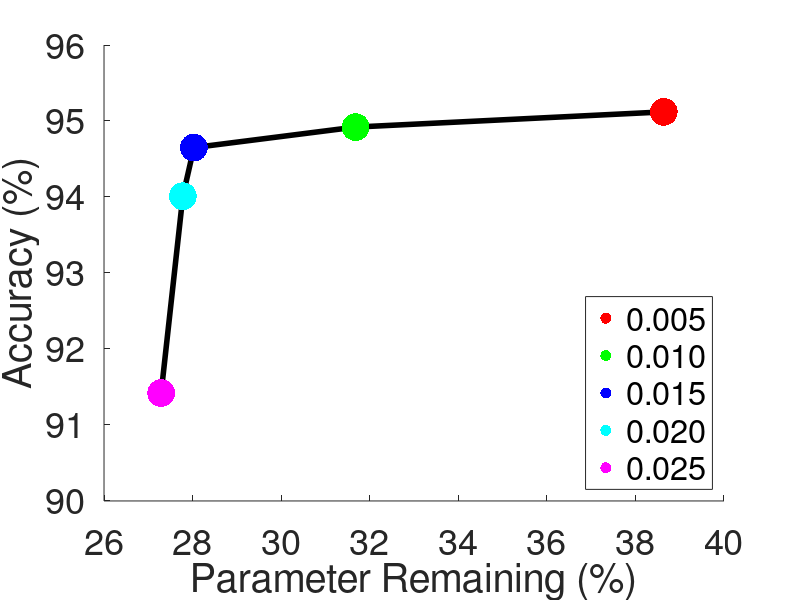

Write the MATLAB code that produced this figure. (Note: this script raises an error after producing the figure.)
% initialize
sparisty = [38.64, 31.68, 28.03, 27.78, 27.29];
accuracy = [95.12, 94.92, 94.65, 94.01, 91.42];

% threold1 = animatedline('','-','Color',[0 0.450980392156863 0.741176470588235], 'LineWidth',3);
% threold2 = animatedline('LineStyle','-','Color',[1 0 0], 'LineWidth',3);
% threold3 = animatedline('LineStyle','-','Color','k', 'LineWidth',3);
% threold4 = animatedline('LineStyle','-','Color','green', 'LineWidth',3);
% threold5 = animatedline('LineStyle','-','Color','blue', 'LineWidth',3);
% legend({'0.005','0.010','0.015','0.020','0.025'}, 'Location','southeast');
fh = figure;
ah = axes(fh);
plot(sparisty,accuracy,'k','LineWidth', 4)
hold(ah,'on');
h(1) = plot(sparisty(1), accuracy(1), '.r','MarkerSize', 60)
hold(ah,'on');
h(2) = plot(sparisty(2), accuracy(2), '.g','MarkerSize', 60)
hold(ah,'on');
h(3) = plot(sparisty(3), accuracy(3), '.b','MarkerSize', 60)
hold(ah,'on');
h(4) = plot(sparisty(4), accuracy(4), '.c','MarkerSize', 60)
hold(ah,'on');
h(5) = plot(sparisty(5), accuracy(5), '.m','MarkerSize', 60)
hold(ah,'on');
ylabel('Accuracy (%)','FontSize',26);

legend(h([1 2 3 4 5]), '0.005','0.010','0.015','0.020','0.025', 'Location','southeast');

xlim([26 40]) 
ylim([90 96])

% Create xlabel
xlabel('Parameter Remaining (%)','FontSize',26);
set(gcf, 'Color', 'w');
set(gcf, 'Position', [20 20 1200 600]);
set(gca,'Box', 'off','fontsize',26);

% save the plot as pdf format in figure folder
ax = gca;
outerpos = ax.OuterPosition;
ti = ax.TightInset; 
left = outerpos(1) + ti(1);
bottom = outerpos(2) + ti(2);
ax_width = outerpos(3) - ti(1) - ti(3);
ax_height = outerpos(4) - ti(2) - ti(4);
ax.Position = [left bottom ax_width ax_height];
fig = gcf;
fig.PaperPositionMode = 'auto';
fig_pos = fig.PaperPosition;
fig.PaperSize = [fig_pos(3) fig_pos(4)];
print(fig,['wisdm-threhold-accuracy'],'-dpdf');